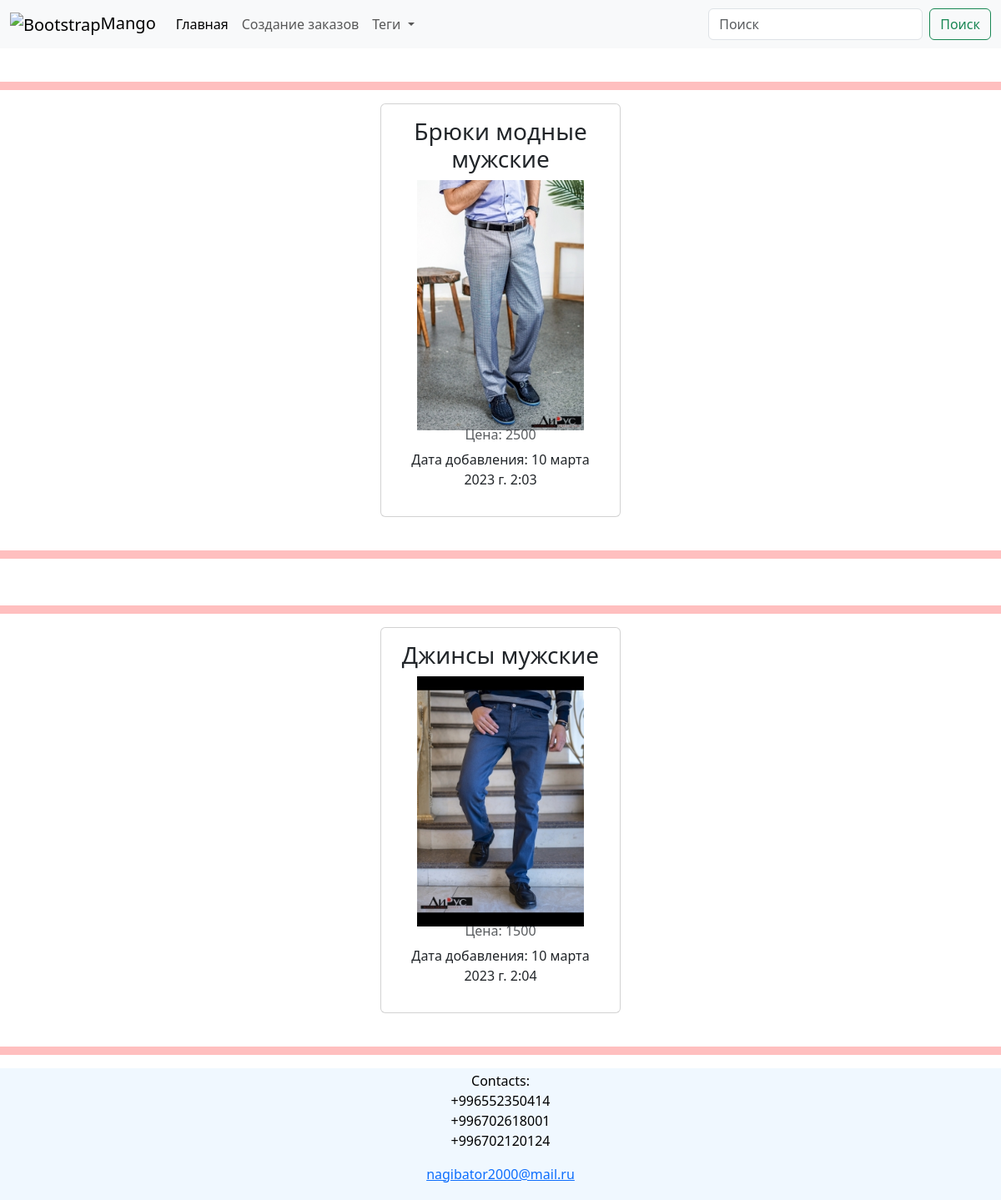
Page /cloth_two_tag/ on the committed database.
### cloth/models.py (models this page shows, shortened)
class ProductCL(models.Model):
    class Meta:
        verbose_name = "Одежда"
        verbose_name_plural = "Одежда"
    name = models.CharField('Название одежды', max_length=50)
    image = models.ImageField('Картинка', upload_to='', null=True)
    price = models.PositiveIntegerField('Цена')
    date_created = models.DateTimeField(auto_now_add=True)
    tags = models.ManyToManyField(TagCL)

### cloth/views.py (the view)
# urls.py: path("cloth_two_tag/", views.ProductTagSecondView.as_view(), name="second_tag"),
class ProductTagSecondView(ListView):
    queryset = models.ProductCL.objects.filter(tags__name="Штаны")
    template_name = "product_tag_second.html"
    def get_queryset(self):
        return models.ProductCL.objects.filter(tags__name="Штаны")

### templates/product_tag_second.html
{% include 'header.html' %}
<center>
    {% for i in object_list %}
    <br>
    <hr>
<div class="card" style="width: 18rem;">
  <div class="card-body">
    <h3 class="card-title">{{i.name}}</h3>
    <img src="{{i.image.url}}" alt="" width="200" height="300">
    <h6 class="card-subtitle mb-2 text-muted">Цена: {{i.price}}</h6>
    <p> Дата добавления: {{i.date_created}} </p>
  </div>
</div>
    <br>
    <hr>
    {% endfor %}
</center>
{% include 'footer.html' %}

### static/css/style_cloth.css (style rules this page uses)
body { background: url("https://sputnik.kg/img/07e4/08/1c/1049455490_0:134:1280:858_1920x0_80_0_0_e807bdd3c07605a9d24da444ed7b7900.jpg"); }
hr { border: none; color: red; background-color: red; height: 10px; }

### rows in the picture
ProductCL: name "Брюки модные мужские", image (picture), price "2500", date_created "10 марта 2023 г. 2:03"
ProductCL: name "Джинсы мужские", image (picture), price "1500", date_created "10 марта 2023 г. 2:04"
